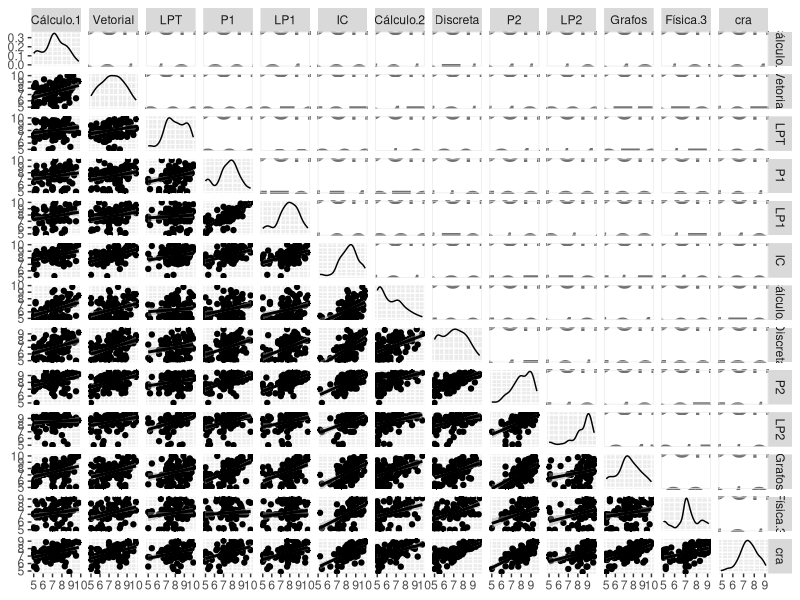
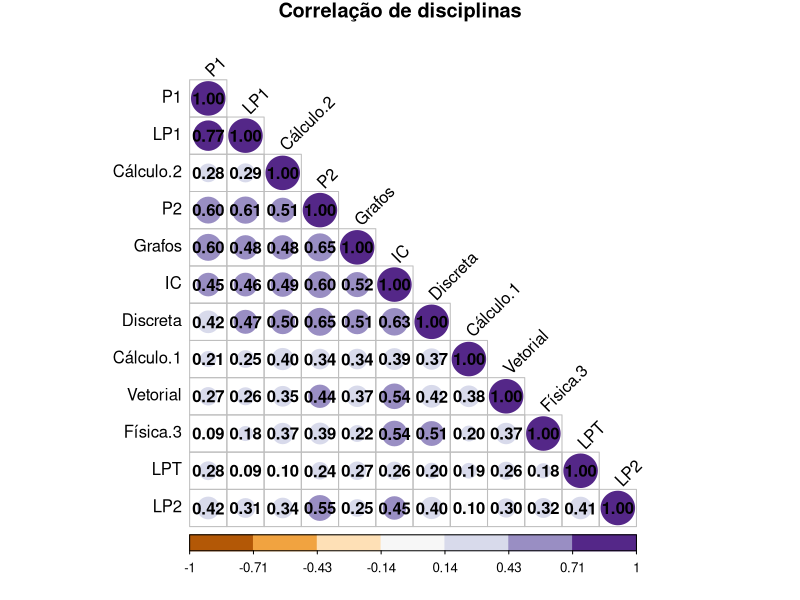
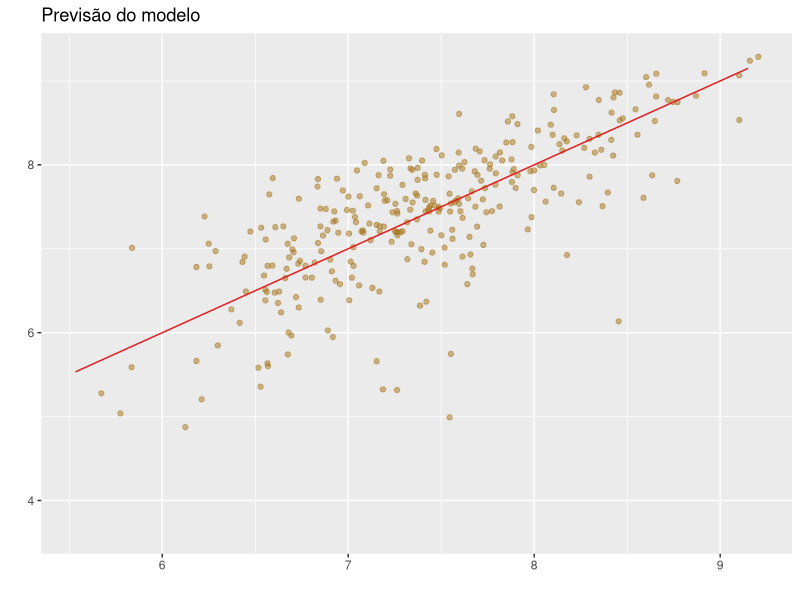
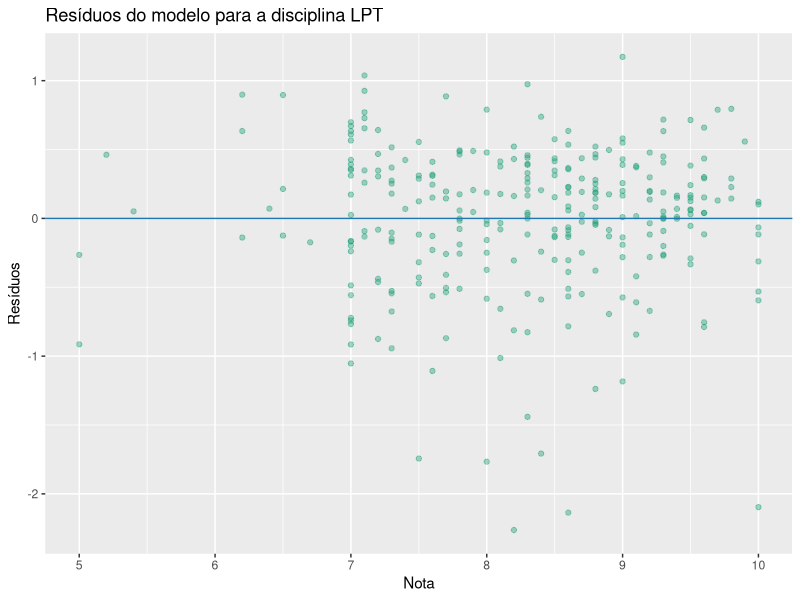
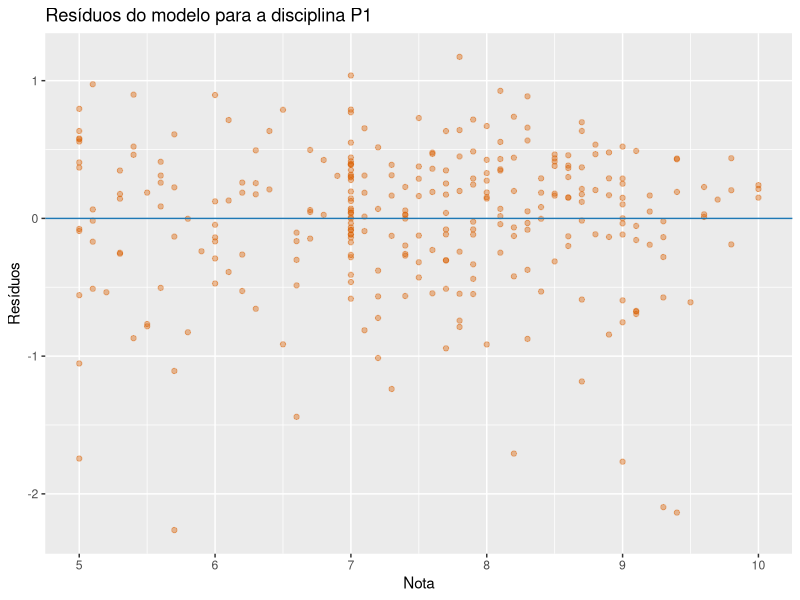
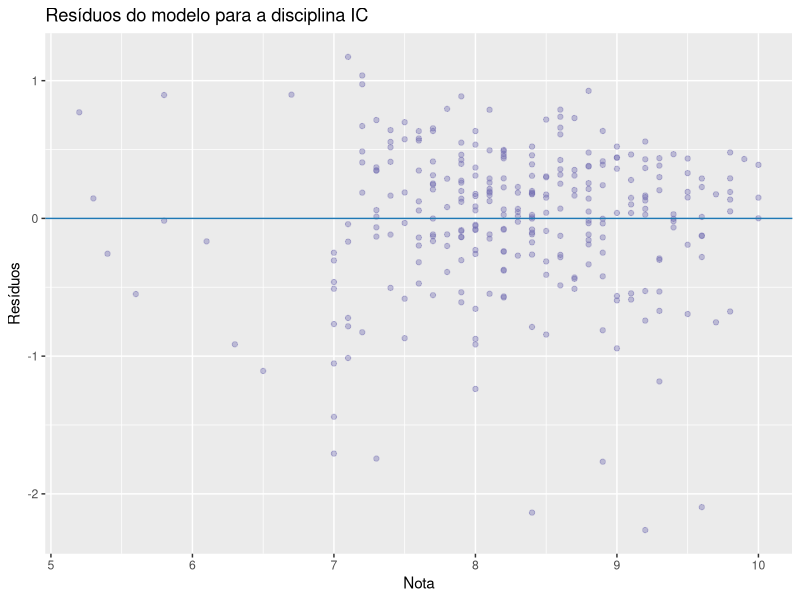
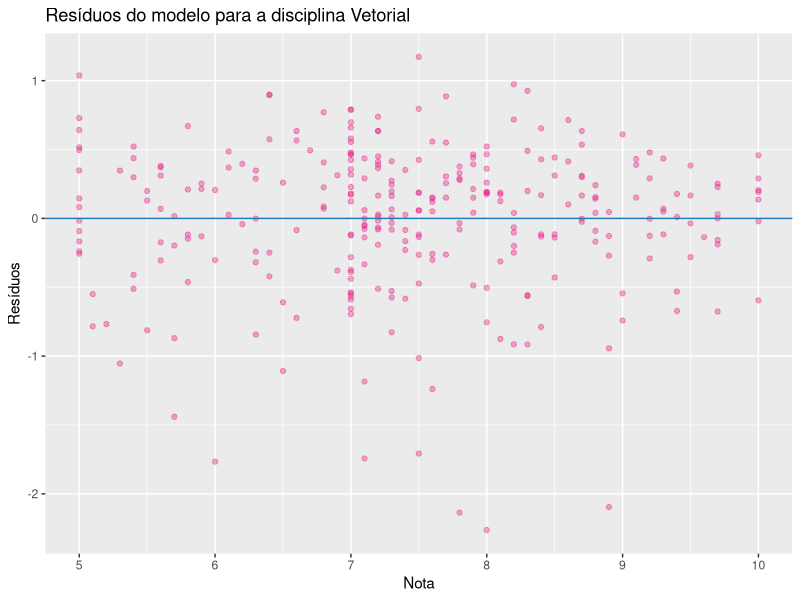
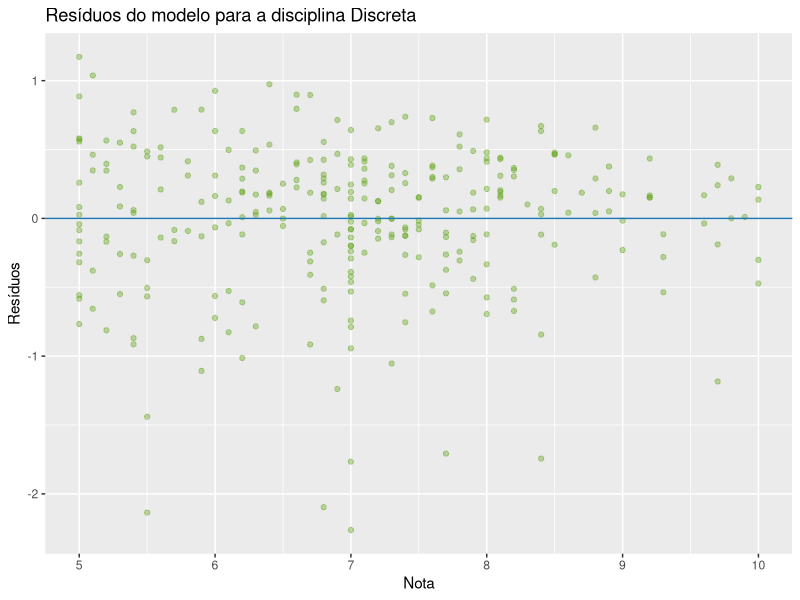

Here is the R script that generated these plots, in order:
## ---- chunk 1
knitr::opts_chunk$set(echo = TRUE)
library(GGally)
library(ggplot2)
library(corrplot)
library(RColorBrewer)

## ---- chunk 2
graduados = read.csv("graduados_disciplinas.csv")

graduados = graduados[, c("Cálculo.Diferencial.e.Integral.I",  "Álgebra.Vetorial.e.Geometria.Analítica", "Leitura.e.Produção.de.Textos", "Programação.I", "Laboratório.de.Programação.I", "Introdução.à.Computação", "Cálculo.Diferencial.e.Integral.II", "Matemática.Discreta", "Programação.II", "Laboratório.de.Programação.II", "Teoria.dos.Grafos", "Fundamentos.de.Física.Clássica", "cra")]

colnames(graduados) = c("Cálculo.1", "Vetorial", "LPT", "P1", "LP1", "IC", "Cálculo.2", "Discreta", "P2", "LP2", "Grafos", "Física.3", "cra")

ggpairs(na.omit(graduados), lower = list(continuous = "smooth"), upper = list(continuous = wrap("cor", size = 10)))
## ---- chunk 3
rl = lm(cra ~ ., data = graduados)

summary(rl)
## ---- chunk 4
M = cor(na.omit(graduados[,1:12]))

corrplot(M, type = "lower", title = "Correlação de disciplinas",  order="hclust", col=brewer.pal(n=7, name="PuOr"), addCoef.col = "black", tl.col="black", tl.srt=45, mar=c(0,0,1,0) )
## ---- chunk 5
graduados = graduados[, c("LPT", "P1", "IC", "Vetorial", "Discreta", "P2", "cra")]

rl = lm(cra ~ ., data = na.omit(graduados))
predicoes = predict.lm(rl ,graduados)

ggplot(graduados, aes(y=graduados$cra, x=predicoes)) +  
  geom_point(alpha = 0.5, position = position_jitter(width = 0.3), color="#a6761d") + 
  labs(title="Previsão do modelo", x= "", y="") +  
  geom_line(aes(y = predict(rl, graduados)), colour = "#e41a1c")

summary(rl)

## ---- chunk 6
ggplot(rl, aes(LPT, .resid)) + 
  labs(title="Resíduos do modelo para a disciplina LPT", x= "Nota", y="Resíduos") +
  geom_point(alpha = 0.4, color="#1b9e77") +
  geom_hline(yintercept = 0, colour = "#1f78b4")
## ---- chunk 7
ggplot(rl, aes(P1, .resid)) + 
  labs(title="Resíduos do modelo para a disciplina P1", x= "Nota", y="Resíduos") +
  geom_point(alpha = 0.4, color="#d95f02") +
  geom_hline(yintercept = 0, colour = "#1f78b4")
## ---- chunk 8
ggplot(rl, aes(IC, .resid)) + 
  labs(title="Resíduos do modelo para a disciplina IC", x= "Nota", y="Resíduos") +
  geom_point(alpha = 0.4, color="#7570b3") +
  geom_hline(yintercept = 0, colour = "#1f78b4")
## ---- chunk 9
ggplot(rl, aes(Vetorial, .resid)) + 
  labs(title="Resíduos do modelo para a disciplina Vetorial", x= "Nota", y="Resíduos") +
  geom_point(alpha = 0.4, color="#e7298a") +
  geom_hline(yintercept = 0, colour = "#1f78b4")
## ---- chunk 10
ggplot(rl, aes(Discreta, .resid)) + 
  labs(title="Resíduos do modelo para a disciplina Discreta", x= "Nota", y="Resíduos") +
  geom_point(alpha = 0.4, color="#66a61e") +
  geom_hline(yintercept = 0, colour = "#1f78b4")
## ---- chunk 11
ggplot(rl, aes(P2, .resid)) + 
  labs(title="Resíduos do modelo para a disciplina LPT", x= "Nota", y="Resíduos") +
  geom_point(alpha = 0.4, color="#e6ab02") +
  geom_hline(yintercept = 0, colour = "#1f78b4")
## ---- chunk 12
ggplot(rl, aes(.resid)) + labs(title="Frequência de resíduos para grupo do sexo feminino", x= "Resíduo", y="Frequência") + 
  geom_freqpoly(binwidth = 0.5, color="springgreen4")
## ---- chunk 13
graduados1 = graduados[,c("Vetorial", "LPT", "P1", "IC", "cra")]
graduados1 = na.omit(graduados1)

rl1 = lm(cra ~ ., data = graduados1)
predicoes1 = predict.lm(rl1 ,graduados1)

ggplot(graduados1, aes(y=graduados1$cra, x=predicoes1)) +  
  geom_point(alpha = 0.5, position = position_jitter(width = 0.3), color="#984ea3") + 
  labs(title="Previsão do modelo Semestre 1", x= "", y="") +  
  geom_line(aes(y = predict(rl1, graduados1)), colour = "#e41a1c")
## ---- chunk 14
summary(rl1)
## ---- chunk 15
graduados2 = graduados[, c("Discreta", "P2", "cra")]
graduados2 = na.omit(graduados2)

rl2 = lm(cra ~ ., data = graduados2)
predicoes2 = predict.lm(rl2 ,graduados2)

ggplot(graduados2, aes(y=graduados2$cra, x=predicoes2)) +  
  geom_point(alpha = 0.5, position = position_jitter(width = 0.3), color="#fb8072") + 
  labs(title="Previsão do modelo Semestre 2", x= "", y="") +  
  geom_line(aes(y = predict(rl2, graduados2)), colour = "#e41a1c")
## ---- chunk 16
summary(rl2)
## ---- chunk 17
notas = data.frame(LPT = 8.2, P1 = 7.6, IC = 8.4, Vetorial = 7.3, Discreta = 7.1, P2 = 7.3)

predict(rl, notas)
